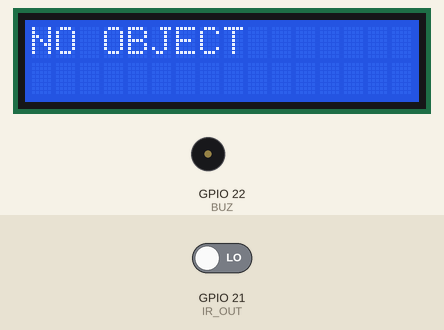
Recording of a program running on a simulated Raspberry Pi (BCM pin numbers). Shown: 16×2 character LCD, buzzer (waves = sounding, pin HIGH). Inputs (shaded band) come from the test bench; at power-on: GPIO 21 (IR_OUT) LOW. What the program prints to the terminal is not drawn.

Above: at 1.2 s.
1.3 s: GPIO 21 (IR_OUT) driven HIGH
At 1.9 s:
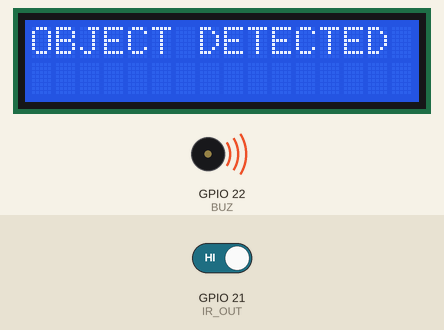
3.6 s: GPIO 21 (IR_OUT) driven LOW
At 4.0 s:
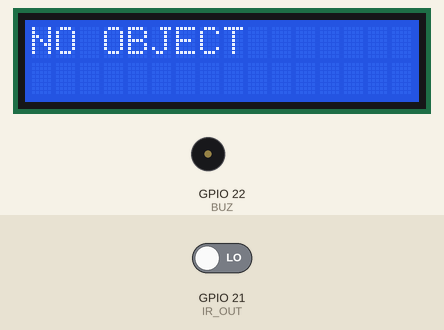
Timing chart, 0 to 6.6 s (numbered marks = the images above; inputs shaded):
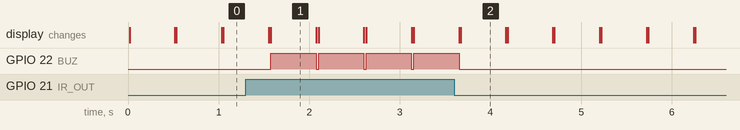

The program:

IR_Sensor_LCD_Test.py
```python
#Raspberry Pi Libraries
import RPi.GPIO as GPIO #GPIO library
import time #library for sleep
import board
import digitalio
import adafruit_character_lcd.character_lcd as characterlcd

#set mode as BCM
GPIO.setmode(GPIO.BCM)

# Modify this if you have a different sized character LCD
lcd_columns = 16
lcd_rows = 2

# Raspberry Pi Pin Config:
lcd_rs = digitalio.DigitalInOut(board.D5)
lcd_en = digitalio.DigitalInOut(board.D6)
lcd_d4 = digitalio.DigitalInOut(board.D12)
lcd_d5 = digitalio.DigitalInOut(board.D13)
lcd_d6 = digitalio.DigitalInOut(board.D16)
lcd_d7 = digitalio.DigitalInOut(board.D17)

# Initialise the lcd class
lcd = characterlcd.Character_LCD_Mono(
    lcd_rs, lcd_en, lcd_d4, lcd_d5, lcd_d6, lcd_d7, lcd_columns, lcd_rows)


#set pins
IR_OUT = 21
BUZ = 22

#setup pins at output
GPIO.setup(IR_OUT, GPIO.IN)
GPIO.setup(BUZ, GPIO.OUT)

def destroy():
    GPIO.output (BUZ, GPIO.LOW)
    GPIO.cleanup()

if __name__ =='__main__':
    try:
        while True:
            IR_State = GPIO.input(IR_OUT)
            if (IR_State == True):
                print ("OBJECT DETECTED")
                lcd.clear()
                lcd.message ="OBJECT DETECTED"
                GPIO.output (BUZ, GPIO.HIGH)
                time.sleep(0.5)
                GPIO.output (BUZ, GPIO.LOW)


            else:
                lcd.clear()
                lcd.message ="NO OBJECT"
                time.sleep(0.5)
                print ("NO OBJECT")

    except KeyboardInterrupt:
        destroy()


    
```

Measured:
- after the input at 1.3 s, GPIO 22 (BUZ): alternates HIGH for 0.50 s and LOW for 0.03 s, starting after 0.28 s; the display: first differs from a run without the input after 0.28 s (image 1)
- after the input at 3.6 s, GPIO 22 (BUZ): goes on until 3.7 s, then stays LOW; the display: first differs from a run without the input after 0.07 s (image 2)
- what the display in image 1 shows lasts 0.5 s, from 1.6 s to 2.1 s
